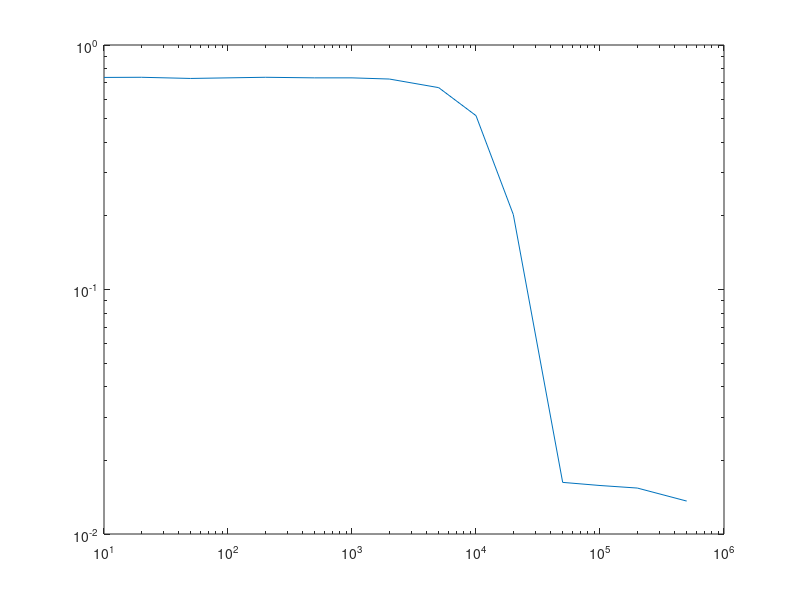

Here is the MATLAB script that generated this plot:
clear all
input_voltate = 71.320;

frequencies = [10;20;50;100;200;500;1000;2000;5000;10000;20000;50000;100000;200000;500000];

output_voltage_07V = [0.247 0.182;
                      0.248 0.183;
                      0.248 0.181;
                      0.248 0.182;
                      0.248 0.183;
                      0.248 0.182;
                      0.248 0.182;
                      0.248 0.180;
                      0.248 0.166;
                      0.247 0.127;
                      0.247 0.050;
                      0.246 0.004;
                      0.247 0.0039;
                      0.253 0.0039;
                      0.286 0.0039];
output_db_07V = output_voltage_07V(:,2)./output_voltage_07V(:,1);
loglog(frequencies,output_db_07V)
